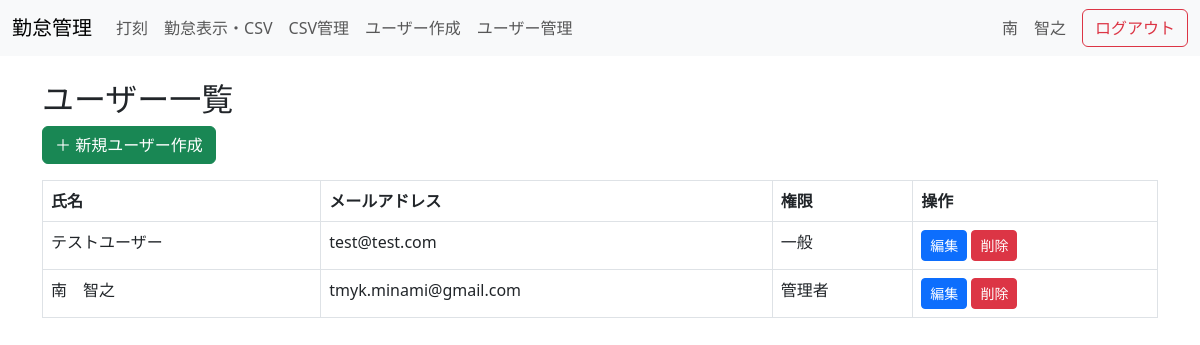
The app's page /admin/users (signed in), older data.
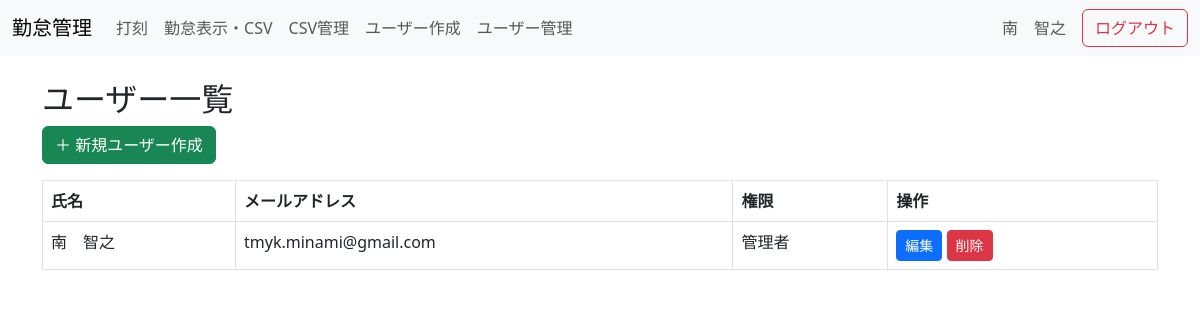
The same page, newer data.
### tables this page shows
CREATE TABLE users (
    id INTEGER PRIMARY KEY AUTOINCREMENT,
    email TEXT UNIQUE NOT NULL,
    name TEXT NOT NULL,
    password_hash TEXT NOT NULL,
    is_admin INTEGER DEFAULT 0
);

### app.py (the view)
@app.route('/admin/users')
def list_users():
    if not session.get('is_admin'):
        return 'アクセス拒否'
    conn = sqlite3.connect(DB_PATH)
    c = conn.cursor()
    c.execute("SELECT id, name, email, is_admin FROM users ORDER BY name")
    users = c.fetchall()
    conn.close()
    return render_template('admin_users.html', users=users)

### templates/admin_users.html (shortened to what this page needs)
{% extends 'base.html' %}
{% block content %}
<h2>ユーザー一覧</h2>
<a class="btn btn-success mb-3" href="{{ url_for('create_user') }}">＋ 新規ユーザー作成</a>
<table class="table table-bordered">
  <thead>
    <tr>
      <th>氏名</th>
      <th>メールアドレス</th>
      <th>権限</th>
      <th>操作</th>
    </tr>
  </thead>
  <tbody>
    {% for user in users %}
    <tr>
      <td>{{ user[1] }}</td>
      <td>{{ user[2] }}</td>
      <td>{{ '管理者' if user[3] else '一般' }}</td>
      <td>
        <a class="btn btn-sm btn-primary" href="{{ url_for('edit_user', user_id=user[0]) }}">編集</a>
        <form method="POST" action="{{ url_for('delete_user', user_id=user[0]) }}" style="display:inline;" onsubmit="return confirm('本当に削除しますか？');">
          <button class="btn btn-sm btn-danger">削除</button>
        </form>
      </td>
    </tr>
    {% endfor %}
  </tbody>
</table>
{% endblock %}

### templates/base.html (shortened to what this page needs)
<!DOCTYPE html>
<html lang="ja">
<head>
  <link href="https://cdn.jsdelivr.net/npm/bootstrap@5.3.0/dist/css/bootstrap.min.css" rel="stylesheet">
</head>
<body>
<nav class="navbar navbar-expand-lg navbar-light bg-light mb-4">
  <div class="container-fluid">
    <a class="navbar-brand" href="{{ url_for('index') }}">勤怠管理</a>
    <div class="collapse navbar-collapse">
      <ul class="navbar-nav me-auto">
        <li class="nav-item"><a class="nav-link" href="{{ url_for('index') }}">打刻</a></li>
        <li class="nav-item"><a class="nav-link" href="{{ url_for('view_my_logs') }}">勤怠表示・CSV</a></li>
        {% if session.get('is_admin') %}
        <li class="nav-item"><a class="nav-link" href="{{ url_for('export_combined') }}">CSV管理</a></li>
        <li class="nav-item"><a class="nav-link" href="{{ url_for('create_user') }}">ユーザー作成</a></li>
        <li class="nav-item"><a class="nav-link" href="{{ url_for('list_users') }}">ユーザー管理</a></li>
        {% endif %}
      </ul>
      {% if session.get('user_id') %}
      <span class="navbar-text me-3">{{ session.get('user_name') }}</span>
      <a class="btn btn-outline-danger" href="{{ url_for('logout') }}">ログアウト</a>
      {% endif %}
    </div>
  </div>
</nav>
<div class="container">
  {% block content %}{% endblock %}
</div>
</body>
</html>

Row changes from the older to the newer data that the page shows:
removed users: name "テストユーザー", email "test@test.com", is_admin "一般"
